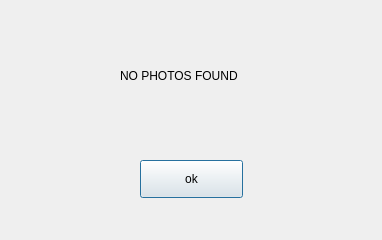
<?xml version="1.0" encoding="UTF-8"?>
<ui version="4.0">
 <class>Dialog</class>
 <widget class="QDialog" name="Dialog">
  <property name="geometry">
   <rect>
    <x>0</x>
    <y>0</y>
    <width>382</width>
    <height>240</height>
   </rect>
  </property>
  <property name="windowTitle">
   <string>Dialog</string>
  </property>
  <widget class="QPushButton" name="pushButton">
   <property name="geometry">
    <rect>
     <x>140</x>
     <y>160</y>
     <width>103</width>
     <height>38</height>
    </rect>
   </property>
   <property name="text">
    <string>ok</string>
   </property>
  </widget>
  <widget class="QLabel" name="label">
   <property name="geometry">
    <rect>
     <x>120</x>
     <y>40</y>
     <width>271</width>
     <height>71</height>
    </rect>
   </property>
   <property name="text">
    <string>NO PHOTOS FOUND</string>
   </property>
  </widget>
 </widget>
 <resources/>
 <connections/>
</ui>
